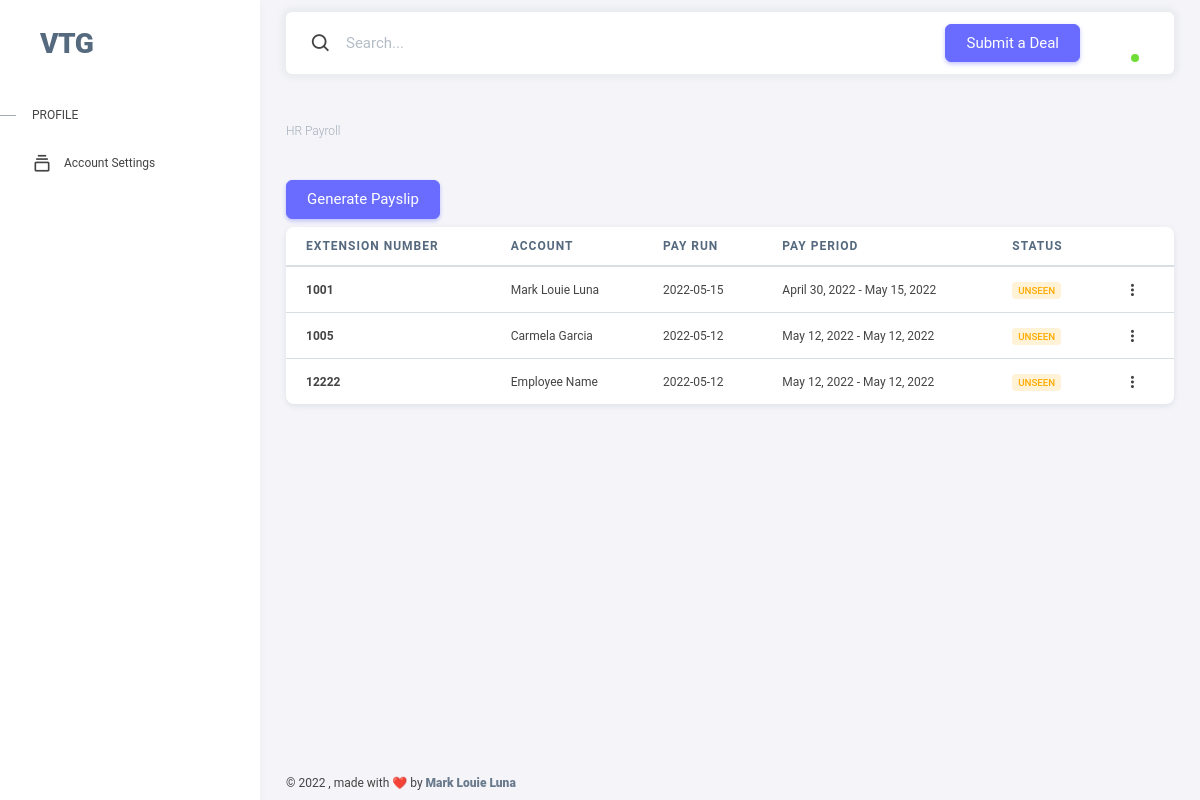
The page /hr/html/payroll_hr.php on the database as committed earlier.
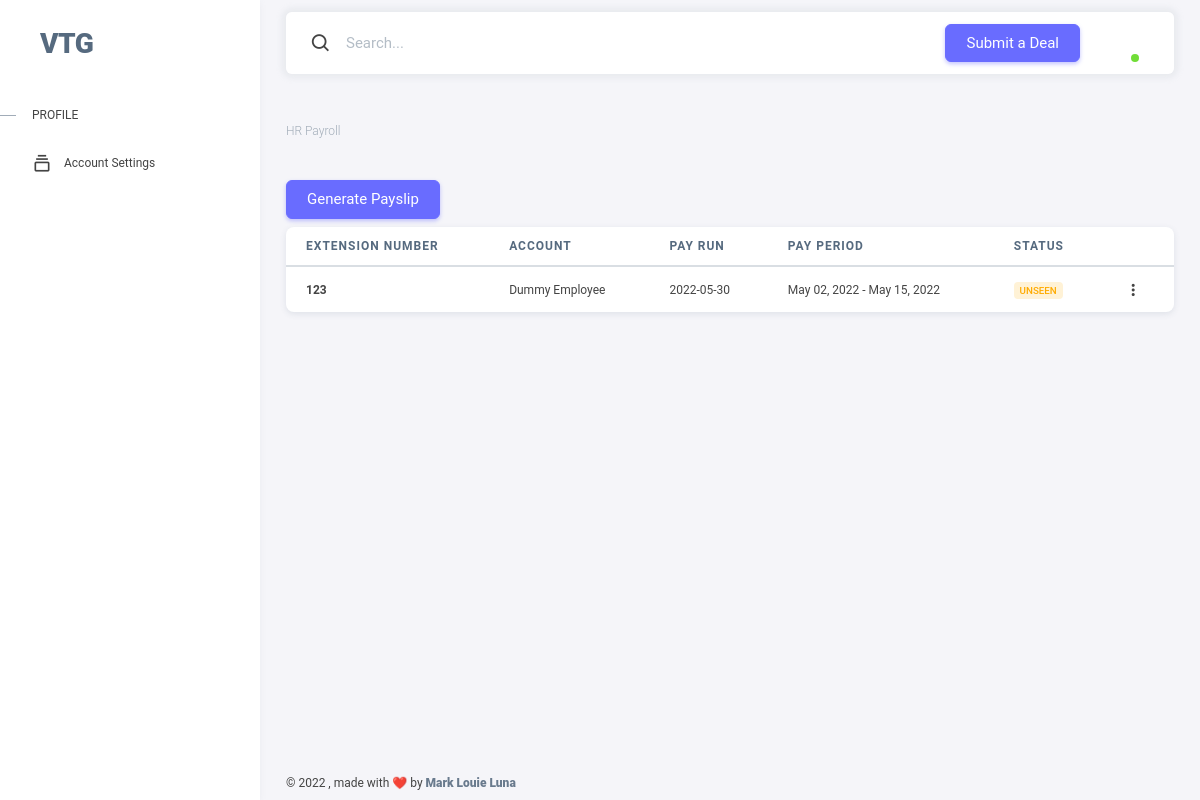
The same page on the database as committed later.
### tables this page shows
CREATE TABLE `payslip` (
  `id` int(11) NOT NULL,
  `employee_id` varchar(200) NOT NULL,
  `pay_run` date NOT NULL,
  `start_pay_period` date NOT NULL,
  `end_pay_period` date NOT NULL,
  `status` int(11) NOT NULL,
  `payslip_id` varchar(200) NOT NULL,
  `extension_number` varchar(200) NOT NULL,
  `account_id` varchar(200) NOT NULL,
  `email` varchar(200) NOT NULL,
  `firstname` varchar(200) NOT NULL,
  `lastname` varchar(200) NOT NULL,
  `contact_number` varchar(200) NOT NULL,
  `sss` varchar(200) NOT NULL,
  `philhealth` varchar(200) NOT NULL,
  `tin` varchar(200) NOT NULL,
  `pag_ibig` varchar(200) NOT NULL,
  `employee_type` varchar(200) NOT NULL,
  `total_working_hours` varchar(200) NOT NULL,
  `salary_per_hour` varchar(200) NOT NULL,
  `netpay` varchar(200) NOT NULL,
  `deal_count` varchar(200) NOT NULL
);

CREATE TABLE `employees` (
  `id` int(11) NOT NULL,
  `employee_id` varchar(200) NOT NULL,
  `type_id` varchar(200) NOT NULL,
  `salary_id` varchar(200) NOT NULL,
  `firstname` varchar(200) NOT NULL,
  `middlename` varchar(200) NOT NULL,
  `lastname` varchar(200) NOT NULL,
  `email` varchar(200) NOT NULL,
  `contact_number` varchar(200) NOT NULL,
  `extension_number` varchar(200) NOT NULL,
  `date_added` date NOT NULL,
  `password` varchar(200) NOT NULL,
  `avatar` varchar(200) NOT NULL,
  `team_leader` tinyint(1) NOT NULL,
  `account_id` varchar(200) NOT NULL,
  `sss` varchar(200) NOT NULL,
  `philhealth` varchar(200) NOT NULL,
  `tin` varchar(200) NOT NULL,
  `pag_ibig` varchar(200) NOT NULL,
  `employee_type` int(200) NOT NULL,
  `salary` int(200) NOT NULL
);

### hr/html/payroll_hr.php (the view, shortened to what this page needs)
<?php include 'db.php';
$payrollQuery = mysqli_query($db, "SELECT employees.*, payslip.pay_run, payslip.start_pay_period, payslip.end_pay_period, payslip.payslip_id, payslip.id FROM payslip INNER JOIN employees ON payslip.employee_id = employees.employee_id");
?>
<!DOCTYPE html>
<html lang="en" class="light-style layout-menu-fixed" dir="ltr" data-theme="theme-default" data-assets-path="../assets/" data-template="vertical-menu-template-free">
<head>
    <?php include 'title-tags.php'; ?>
</head>
<body>
    <div class="layout-wrapper layout-content-navbar">
        <div class="layout-container">
            <?php include 'navbar.php'; ?>
            <div class="layout-page">
                <?php include 'top-nav.php'; ?>
                <div class="content-wrapper">
                    <div class="container-xxl flex-grow-1 container-p-y">
                        <h4 class="fw-bold py-3 mb-4"><span class="text-muted fw-light">HR Payroll</span> </h4>
                        <div class="mb-2 text-right">
                            <button class="btn btn-primary" type="button" class="btn btn-primary" data-bs-toggle="modal" data-bs-target="#payslipModal">Generate Payslip</button>
                        </div>
                        <div class="card">
                            <div class="table-responsive text-nowrap" style="overflow: inherit !important;">
                                <table class="table table-hover">
                                    <thead>
                                        <tr>
                                            <th>Extension Number</th>
                                            <th>Account</th>
                                            <th>Pay Run</th>
                                            <th>Pay Period</th>
                                            <th>Status</th>
                                        </tr>
                                    </thead>
                                    <tbody class="table-border-bottom-0">
                                        <?php while ($row = mysqli_fetch_array($payrollQuery)) {
                                        ?>
                                            <tr>
                                                <td><strong><?php echo $row['extension_number']; ?></strong></td>
                                                <td><?php echo $row['firstname']; ?> <?php echo $row['lastname']; ?></td>
                                                <td><?php echo $row['pay_run']; ?></td>
                                                <td><?php echo date("F d, Y", strtotime($row['start_pay_period'])); ?> - <?php echo date("F d, Y", strtotime($row['end_pay_period'])); ?></td>
                                                <td><span class="badge bg-label-warning me-1">Unseen</span></td>
                                                <td>
                                                    <div class="dropdown">
                                                        <button type="button" class="btn p-0 dropdown-toggle hide-arrow" data-bs-toggle="dropdown">
                                                            <i class="bx bx-dots-vertical-rounded"></i>
                                                        </button>
                                                    </div>
                                                </td>
                                            </tr>
                                        <?php } ?>
                                    </tbody>
                                </table>
                            </div>
                        </div>
                    </div>
                    <?php include 'footer.php'; ?>
                </div>
            </div>
        </div>
    </div>
</body>
</html>

Rows that differ between the two databases and show on the page:
removed payslip: employees.extension_number "1001", employees.firstname "Mark Louie", employees.lastname "Luna", pay_run "2022-05-15", start_pay_period "April 30, 2022", end_pay_period "May 15, 2022"
removed payslip: employees.extension_number "1005", employees.firstname "Carmela", employees.lastname "Garcia", pay_run "2022-05-12", start_pay_period "May 12, 2022", end_pay_period "May 12, 2022"
removed payslip: employees.extension_number "12222", employees.firstname "Employee", employees.lastname "Name", pay_run "2022-05-12", start_pay_period "May 12, 2022", end_pay_period "May 12, 2022"
added payslip: employees.extension_number "123", employees.firstname "Dummy", employees.lastname "Employee", pay_run "2022-05-30", start_pay_period "May 02, 2022", end_pay_period "May 15, 2022"
